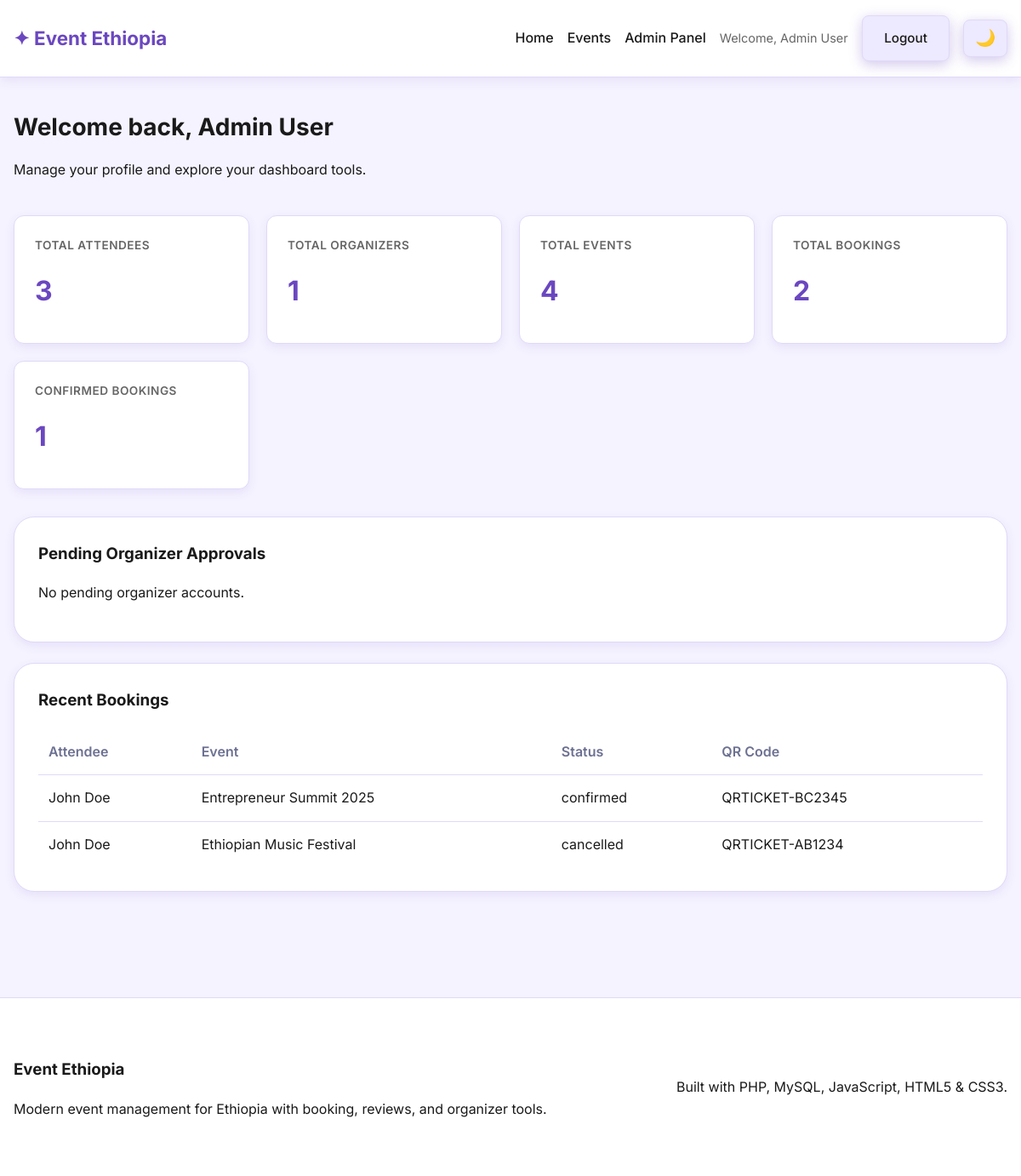
/dashboard.php (signed in), run on the app's committed database.
### tables this page shows
CREATE TABLE `bookings` (
  `id` int(11) NOT NULL,
  `user_id` int(11) NOT NULL,
  `event_id` int(11) NOT NULL,
  `qr_code` varchar(120) NOT NULL,
  `status` enum('pending','confirmed','cancelled') NOT NULL DEFAULT 'confirmed',
  `created_at` timestamp NOT NULL DEFAULT current_timestamp(),
  `is_used` tinyint(1) NOT NULL DEFAULT 0,
  `ticket_number` varchar(40) DEFAULT NULL,
  `qr_code_data` text DEFAULT NULL,
  `validation_token` varchar(128) DEFAULT NULL,
  `payment_status` varchar(30) NOT NULL DEFAULT 'paid',
  `check_in_status` varchar(30) NOT NULL DEFAULT 'pending',
  `checked_in_at` datetime DEFAULT NULL,
  `ticket_type` varchar(50) NOT NULL DEFAULT 'Regular'
);

CREATE TABLE `users` (
  `id` int(11) NOT NULL,
  `name` varchar(120) NOT NULL,
  `email` varchar(150) NOT NULL,
  `password` varchar(255) NOT NULL,
  `role` enum('admin','organizer','user') NOT NULL DEFAULT 'user',
  `status` enum('pending','approved','rejected') NOT NULL DEFAULT 'approved',
  `created_at` timestamp NOT NULL DEFAULT current_timestamp(),
  `is_blocked` tinyint(1) NOT NULL DEFAULT 0,
  `profile_image` varchar(255) DEFAULT NULL,
  `organization_name` varchar(150) DEFAULT NULL,
  `contact_info` varchar(150) DEFAULT NULL,
  `social_links` text DEFAULT NULL
);

CREATE TABLE `events` (
  `id` int(11) NOT NULL,
  `title` varchar(180) NOT NULL,
  `description` text NOT NULL,
  `date` date NOT NULL,
  `location` varchar(120) NOT NULL,
  `organizer_id` int(11) NOT NULL,
  `category_id` int(11) NOT NULL,
  `image_url` varchar(255) NOT NULL,
  `status` enum('published','draft') NOT NULL DEFAULT 'published',
  `created_at` timestamp NOT NULL DEFAULT current_timestamp(),
  `is_featured` tinyint(1) NOT NULL DEFAULT 0,
  `attendance_count` int(11) NOT NULL DEFAULT 0,
  `lifecycle_status` varchar(20) DEFAULT NULL,
  `event_time` time DEFAULT NULL,
  `capacity` int(11) DEFAULT 0,
  `registration_deadline` date DEFAULT NULL,
  `ticket_type` varchar(50) DEFAULT 'Regular'
);

### includes/config.php (called while the page is built, shortened)
<?php
function sanitize($value)
{
    return htmlspecialchars(trim($value), ENT_QUOTES, 'UTF-8');
}

### dashboard.php (the view, shortened to what this page needs)
<?php
require_once 'includes/config.php';
$userRole = $_SESSION['user_role'];
$counts = [
    'total_users' => 0,
    'total_organizers' => 0,
    'total_events' => 0,
    'total_bookings' => 0,
    'total_confirmed' => 0,
];
$pendingOrganizers = [];
$recentBookings = [];
if ($userRole === 'admin') {
    $countsStmt = $mysqli->prepare(
        "SELECT
            (SELECT COUNT(*) FROM users WHERE role = 'user') AS total_users,
            (SELECT COUNT(*) FROM users WHERE role = 'organizer') AS total_organizers,
            (SELECT COUNT(*) FROM events) AS total_events,
            (SELECT COUNT(*) FROM bookings) AS total_bookings,
            (SELECT IFNULL(SUM(CASE WHEN status = 'confirmed' THEN 1 ELSE 0 END),0) FROM bookings) AS total_confirmed"
    );
    $countsStmt->execute();
    $counts = $countsStmt->get_result()->fetch_assoc();
    $pendingStmt = $mysqli->prepare("SELECT id, name, email FROM users WHERE role = 'organizer' AND status = 'pending' ORDER BY id DESC");
    $pendingStmt->execute();
    $pendingOrganizers = $pendingStmt->get_result()->fetch_all(MYSQLI_ASSOC);
    $bookingsStmt = $mysqli->prepare(
        "SELECT b.id, u.name AS attendee, e.title AS event_title, b.status, b.qr_code
         FROM bookings b
         JOIN users u ON u.id = b.user_id
         JOIN events e ON e.id = b.event_id
         ORDER BY b.id DESC LIMIT 10"
    );
    $bookingsStmt->execute();
    $recentBookings = $bookingsStmt->get_result()->fetch_all(MYSQLI_ASSOC);
}
?>
<?php include 'includes/header.php'; ?>
<section class="heading-bar">
    <div>
        <h2>Welcome back, <?= sanitize($_SESSION['user_name']) ?></h2>
        <p>Manage your profile and explore your dashboard tools.</p>
    </div>
</section>
<?php if ($userRole === 'admin'): ?>
    <div class="dashboard-grid">
        <div class="dashboard-card">
            <h3>Total Attendees</h3>
            <strong><?= intval($counts['total_users']) ?></strong>
        </div>
        <div class="dashboard-card">
            <h3>Total Organizers</h3>
            <strong><?= intval($counts['total_organizers']) ?></strong>
        </div>
        <div class="dashboard-card">
            <h3>Total Events</h3>
            <strong><?= intval($counts['total_events']) ?></strong>
        </div>
        <div class="dashboard-card">
            <h3>Total Bookings</h3>
            <strong><?= intval($counts['total_bookings']) ?></strong>
        </div>
        <div class="dashboard-card">
            <h3>Confirmed Bookings</h3>
            <strong><?= intval($counts['total_confirmed']) ?></strong>
        </div>
    </div>
    <section class="form-card">
        <h3>Pending Organizer Approvals</h3>
        <?php if (empty($pendingOrganizers)): ?>
            <p>No pending organizer accounts.</p>
        <?php endif; ?>
    </section>
    <section class="form-card" style="margin-top:24px;">
        <h3>Recent Bookings</h3>
        <table class="list-table">
            <thead>
                <tr>
                    <th>Attendee</th>
                    <th>Event</th>
                    <th>Status</th>
                    <th>QR Code</th>
                </tr>
            </thead>
            <tbody>
                <?php foreach ($recentBookings as $booking): ?>
                    <tr>
                        <td><?= sanitize($booking['attendee']) ?></td>
                        <td><?= sanitize($booking['event_title']) ?></td>
                        <td><?= sanitize($booking['status']) ?></td>
                        <td><?= sanitize($booking['qr_code']) ?></td>
                    </tr>
                <?php endforeach; ?>
            </tbody>
        </table>
    </section>
<?php endif; ?>
<?php include 'includes/footer.php'; ?>

### css/style.css (style rules this page uses)
* { box-sizing: border-box; }
:root { --bg: #f5f3ff; --surface: #ffffff; --primary: #6b47c0; --primary-dark: #5a3d99; --primary-soft: #ede9ff; --text: #1a1a1a; --text-secondary: #666666; --border: #e0d9f8; --shadow: 0 4px 12px rgba(107, 71, 192, 0.1); --shadow-lg: 0 8px 24px rgba(107, 71, 192, 0.15); --muted: #6d7192; }
html { scroll-behavior: smooth; }
body { margin: 0; font-family: 'Inter', sans-serif; background: var(--bg); color: var(--text); line-height: 1.6; overflow-x: hidden; }
section.heading-bar { display: flex; align-items: center; justify-content: space-between; flex-wrap: wrap; gap: 16px; margin-bottom: 24px; }
.heading-bar h2 { margin: 0; font-size: 1.75rem; }
.form-card { background: var(--surface); border: 1px solid var(--border); border-radius: 24px; padding: 28px; box-shadow: var(--shadow); }
.form-card h3 { margin-top: 0; }
.profile-box, .dashboard-card { background: var(--surface); border: 1px solid var(--border); border-radius: 24px; padding: 24px; box-shadow: var(--shadow); }
.dashboard-grid { display: grid; grid-template-columns: repeat(auto-fit, minmax(250px, 1fr)); gap: 20px; margin-bottom: 32px; }
.dashboard-card { background: var(--surface); border: 1px solid var(--border); border-radius: 12px; padding: 24px; box-shadow: var(--shadow); }
.dashboard-card h3 { margin: 0 0 16px; font-size: 0.85rem; font-weight: 600; color: var(--text-secondary); text-transform: uppercase; letter-spacing: 0.5px; }
.dashboard-card strong { display: block; font-size: 2rem; font-weight: 700; color: var(--primary); margin-bottom: 12px; }
.list-table { width: 100%; border-collapse: collapse; }
.list-table th, .list-table td { padding: 14px 12px; border-bottom: 1px solid var(--border); text-align: left; }
.list-table th { color: var(--muted); font-weight: 600; }
.list-table tr:last-child td { border-bottom: none; }

### data on the page
bookings: user.name "John Doe", event.title "Entrepreneur Summit 2025", status "confirmed", qr_code "QRTICKET-BC2345"
bookings: user.name "John Doe", event.title "Ethiopian Music Festival", status "cancelled", qr_code "QRTICKET-AB1234"

### other printed values
substr($_SESSION['user_name'], 0, 20) "Admin User"
$_SESSION['user_name'] "Admin User"
$counts['total_users'] "3"
$counts['total_organizers'] "1"
$counts['total_events'] "4"
$counts['total_bookings'] "2"
$counts['total_confirmed'] "1"
